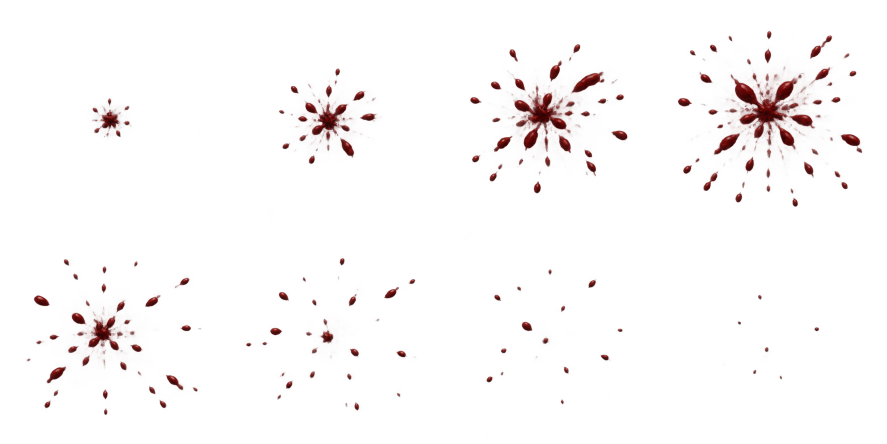
#> input picture tools/art/shooting-test/blood-hit-sheet.png, 1774 x 887 px (shown at 1/2 size)
$ python prepare_blood_hit.py
#> lines starting #> are read from the running program, lines starting #| are printed output that depends on the picture
"""Export the generated hit particles as eight separate 256px RGBA sprites."""
from pathlib import Path
from PIL import Image

ROOT = Path(__file__).resolve().parents[1]
SOURCE = ROOT / "tools/art/shooting-test/blood-hit-sheet.png"
OUTPUT = ROOT / "game/images/shooting_test/blood"


def main():
    OUTPUT.mkdir(parents=True,exist_ok=True)
    with Image.open(SOURCE) as source:
#> source is the input picture: PIL image 1774x887 RGBA; mean R, G, B, A 8.9, 0.3, 0.3, 6.7
        assert source.mode == "RGBA"
        for index in range(8):
            row,column = divmod(index,4)
            bounds = (round(column*source.width/4),round(row*source.height/2),
                      round((column+1)*source.width/4),round((row+1)*source.height/2))
#> bounds = (0, 0, 444, 444)
            frame = source.crop(bounds).resize((256,256),Image.Resampling.LANCZOS)
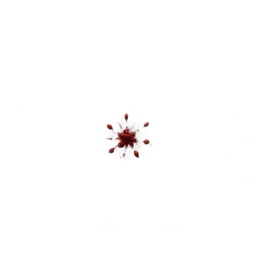
#> frame: PIL image 256x256 RGBA; mean R, G, B, A 1.7, 0.1, 0.1, 1.6; transparent parts drawn white
            name = OUTPUT / ("blood-%02d.png" % index)
            frame.save(name,optimize=True)
            with Image.open(name) as saved:
                assert saved.mode == "RGBA" and saved.size == (256,256)
                assert saved.tobytes() == frame.tobytes()
    print("Verified eight independent 256x256 transparent hit-effect sprites.")


if __name__ == "__main__":
    main()
